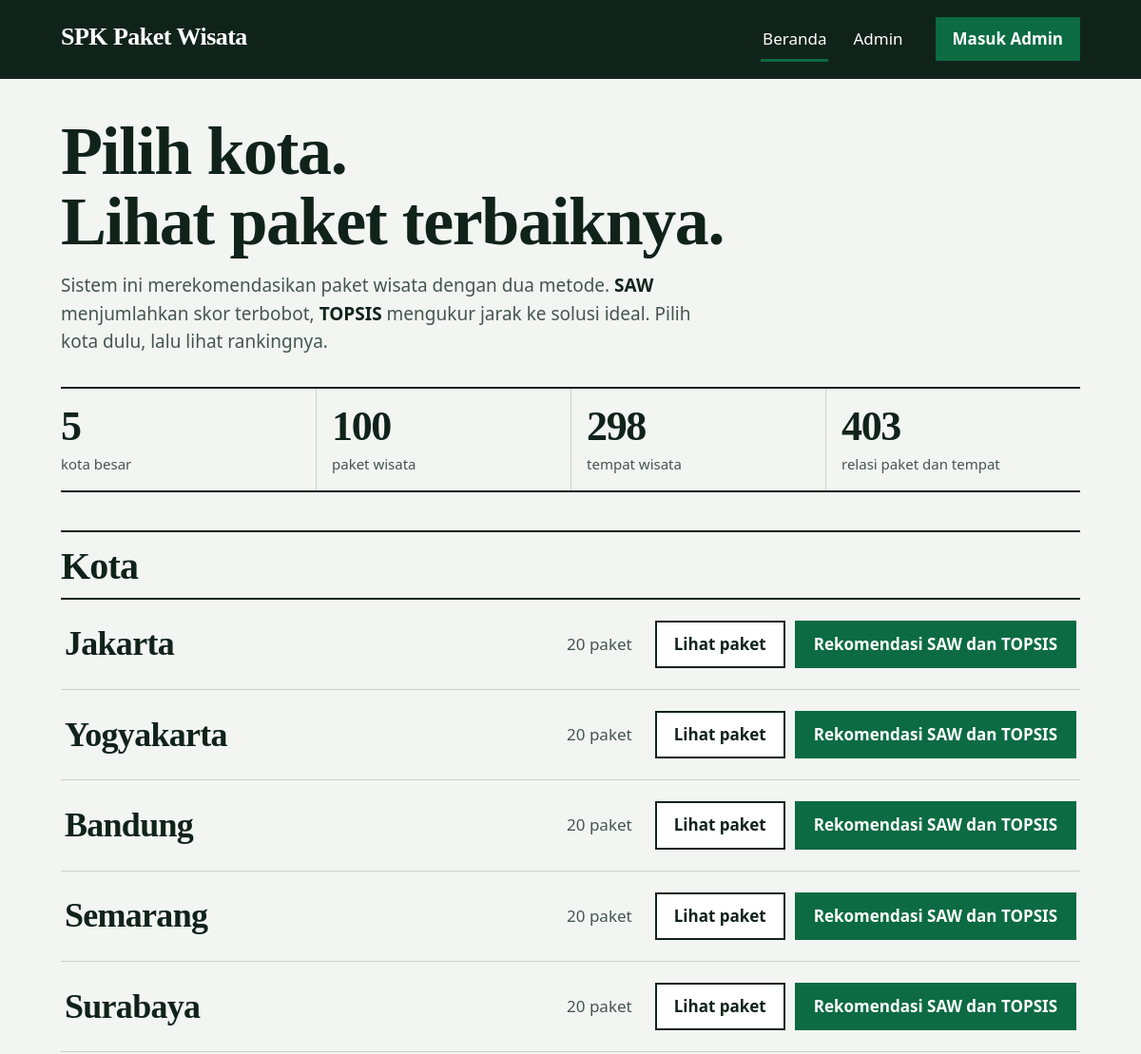
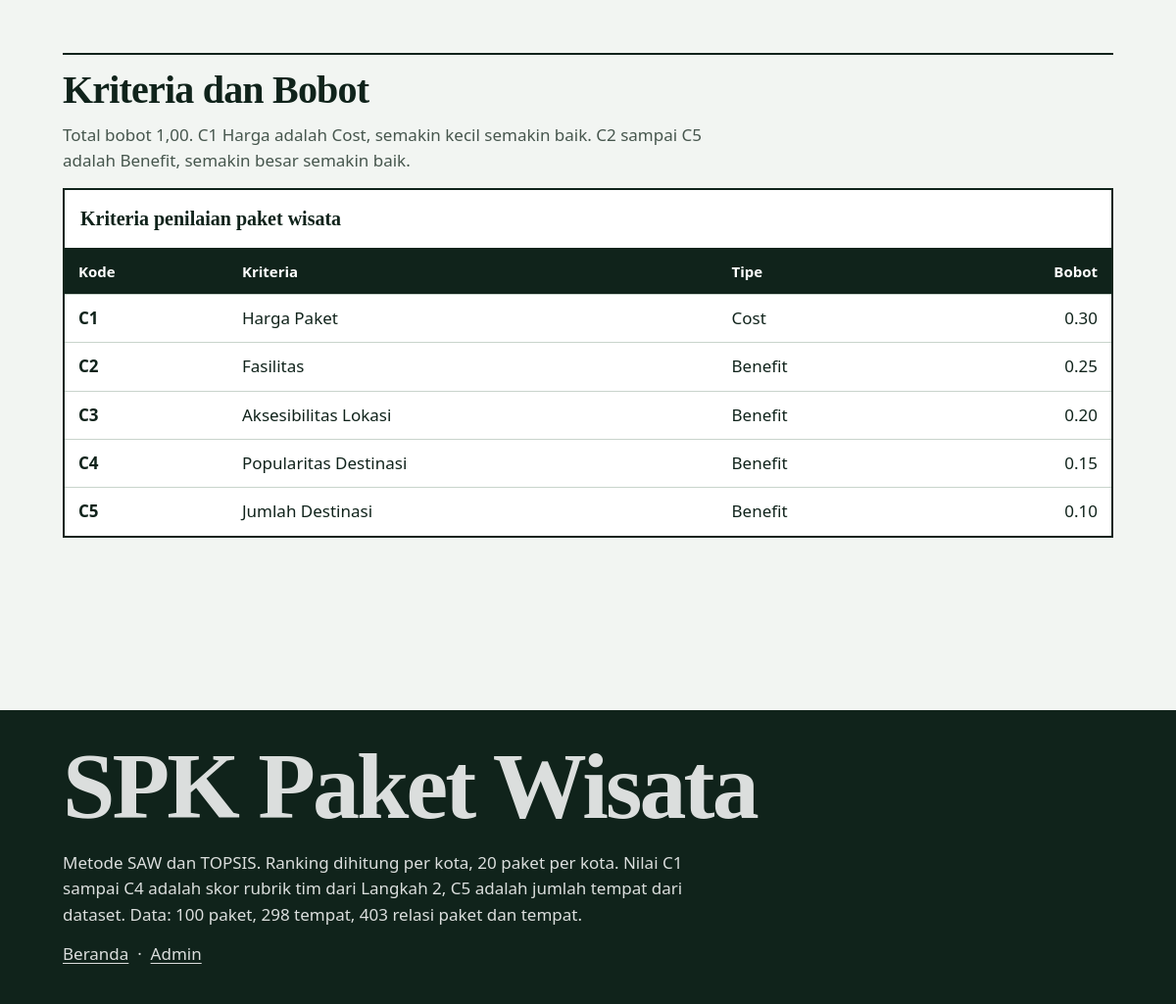
The page / on the database its author committed (2 pictures, top to bottom).
### tables this page shows
CREATE TABLE kota (
    id INTEGER PRIMARY KEY AUTOINCREMENT,
    nama TEXT NOT NULL UNIQUE
);

CREATE TABLE kriteria (
    id INTEGER PRIMARY KEY AUTOINCREMENT,
    kode TEXT NOT NULL UNIQUE,
    nama TEXT NOT NULL,
    tipe TEXT NOT NULL CHECK (tipe IN ('Benefit', 'Cost')),
    bobot REAL NOT NULL CHECK (bobot >= 0 AND bobot <= 1)
);

### app.py (the view)
@app.route("/")
def index():
    kota = database.get_kota_list()
    kriteria = database.get_kriteria()
    return render_template("index.html", kota=kota, kriteria=kriteria)

### database.py (called while the page is built)
def get_connection():
    conn = sqlite3.connect(DB_PATH)
    conn.row_factory = sqlite3.Row
    conn.execute("PRAGMA foreign_keys = ON")
    return conn

def get_kriteria():
    conn = get_connection()
    try:
        rows = conn.execute("SELECT * FROM kriteria ORDER BY kode").fetchall()
        return [dict(r) for r in rows]
    finally:
        conn.close()

def get_kota_list():
    conn = get_connection()
    try:
        rows = conn.execute(
            "SELECT k.nama, COUNT(p.id) AS jumlah FROM kota k "
            "LEFT JOIN paket p ON p.kota_id = k.id GROUP BY k.id ORDER BY k.id"
        ).fetchall()
        return [dict(r) for r in rows]
    finally:
        conn.close()

### templates/index.html (shortened to what this page needs)
{% extends "base.html" %}
{% block content %}
<div class="page-head">
  <h1>Pilih kota.<br>Lihat paket terbaiknya.</h1>
  <p class="lede">Sistem ini merekomendasikan paket wisata dengan dua metode. <strong>SAW</strong> menjumlahkan skor terbobot, <strong>TOPSIS</strong> mengukur jarak ke solusi ideal. Pilih kota dulu, lalu lihat rankingnya.</p>
</div>
<div class="facts" aria-label="Ringkasan data">
  <div><span class="num">5</span><span class="lbl">kota besar</span></div>
  <div><span class="num">100</span><span class="lbl">paket wisata</span></div>
  <div><span class="num">298</span><span class="lbl">tempat wisata</span></div>
  <div><span class="num">403</span><span class="lbl">relasi paket dan tempat</span></div>
</div>
<section aria-labelledby="daftar-kota">
  <h2 id="daftar-kota">Kota</h2>
  <ol class="city-list">
  {% for k in kota %}
    <li>
      <h3><a href="{{ url_for('kota_page', nama_kota=k.nama) }}">{{ k.nama }}</a></h3>
      <span class="city-count">{{ k.jumlah }} paket</span>
      <span class="city-actions">
        <a class="btn btn-quiet" href="{{ url_for('kota_page', nama_kota=k.nama) }}">Lihat paket</a>
        <a class="btn" href="{{ url_for('rekomendasi', kota=k.nama, metode='keduanya') }}">Rekomendasi SAW dan TOPSIS</a>
      </span>
    </li>
  {% endfor %}
  </ol>
</section>
<section aria-labelledby="kriteria-bobot">
  <h2 id="kriteria-bobot">Kriteria dan Bobot</h2>
  <p class="section-note">Total bobot 1,00. C1 Harga adalah Cost, semakin kecil semakin baik. C2 sampai C5 adalah Benefit, semakin besar semakin baik.</p>
  <div class="table-wrapper" tabindex="0" role="region" aria-labelledby="kriteria-caption">
  <table>
    <caption id="kriteria-caption">Kriteria penilaian paket wisata</caption>
    <thead><tr><th scope="col">Kode</th><th scope="col">Kriteria</th><th scope="col">Tipe</th><th scope="col" class="num">Bobot</th></tr></thead>
    <tbody>
    {% for k in kriteria %}
    <tr><th scope="row">{{ k.kode }}</th><td>{{ k.nama }}</td><td>{{ k.tipe }}</td><td class="num" data-value="{{ k.bobot }}">{{ '%.2f'|format(k.bobot) }}</td></tr>
    {% endfor %}
    </tbody>
  </table>
  </div>
</section>
{% endblock %}

### templates/base.html (shortened to what this page needs)
<!DOCTYPE html>
<html lang="id">
<head>
<link rel="stylesheet" href="{{ url_for('static', filename='style.css') }}">
</head>
<body>
<header class="site-header">
  <div class="header-inner">
    <a class="wordmark" href="{{ url_for('index') }}">SPK Paket Wisata</a>
    <nav class="site-nav" aria-label="Utama">
      <a href="{{ url_for('index') }}" {% if request.endpoint == 'index' %}aria-current="page"{% endif %}>Beranda</a>
      <a href="{{ url_for('admin_dashboard') }}" {% if request.endpoint and request.endpoint.startswith('admin') %}aria-current="page"{% endif %}>Admin</a>
    </nav>
    {% if not session.get('admin') %}
    <a class="header-action" href="{{ url_for('admin_login') }}">Masuk Admin</a>
    {% endif %}
  </div>
</header>
<main id="konten" tabindex="-1">
{% block content %}{% endblock %}
</main>
<footer class="site-footer">
  <div class="footer-inner">
    <p class="footer-word">SPK Paket Wisata</p>
    <p>Metode SAW dan TOPSIS. Ranking dihitung per kota, 20 paket per kota. Nilai C1 sampai C4 adalah skor rubrik tim dari Langkah 2, C5 adalah jumlah tempat dari dataset. Data: 100 paket, 298 tempat, 403 relasi paket dan tempat.</p>
    <p><a href="{{ url_for('index') }}">Beranda</a> &nbsp;·&nbsp; <a href="{{ url_for('admin_dashboard') }}">Admin</a></p>
  </div>
</footer>
</body>
</html>

### rows shown on the page
kota: nama "Jakarta", jumlah "20"
kota: nama "Yogyakarta", jumlah "20"
kota: nama "Bandung", jumlah "20"
kota: nama "Semarang", jumlah "20"
kota: nama "Surabaya", jumlah "20"
kriteria: kode "C1", nama "Harga Paket", tipe "Cost", bobot "0.30"
kriteria: kode "C2", nama "Fasilitas", tipe "Benefit", bobot "0.25"
kriteria: kode "C3", nama "Aksesibilitas Lokasi", tipe "Benefit", bobot "0.20"
kriteria: kode "C4", nama "Popularitas Destinasi", tipe "Benefit", bobot "0.15"
kriteria: kode "C5", nama "Jumlah Destinasi", tipe "Benefit", bobot "0.10"
